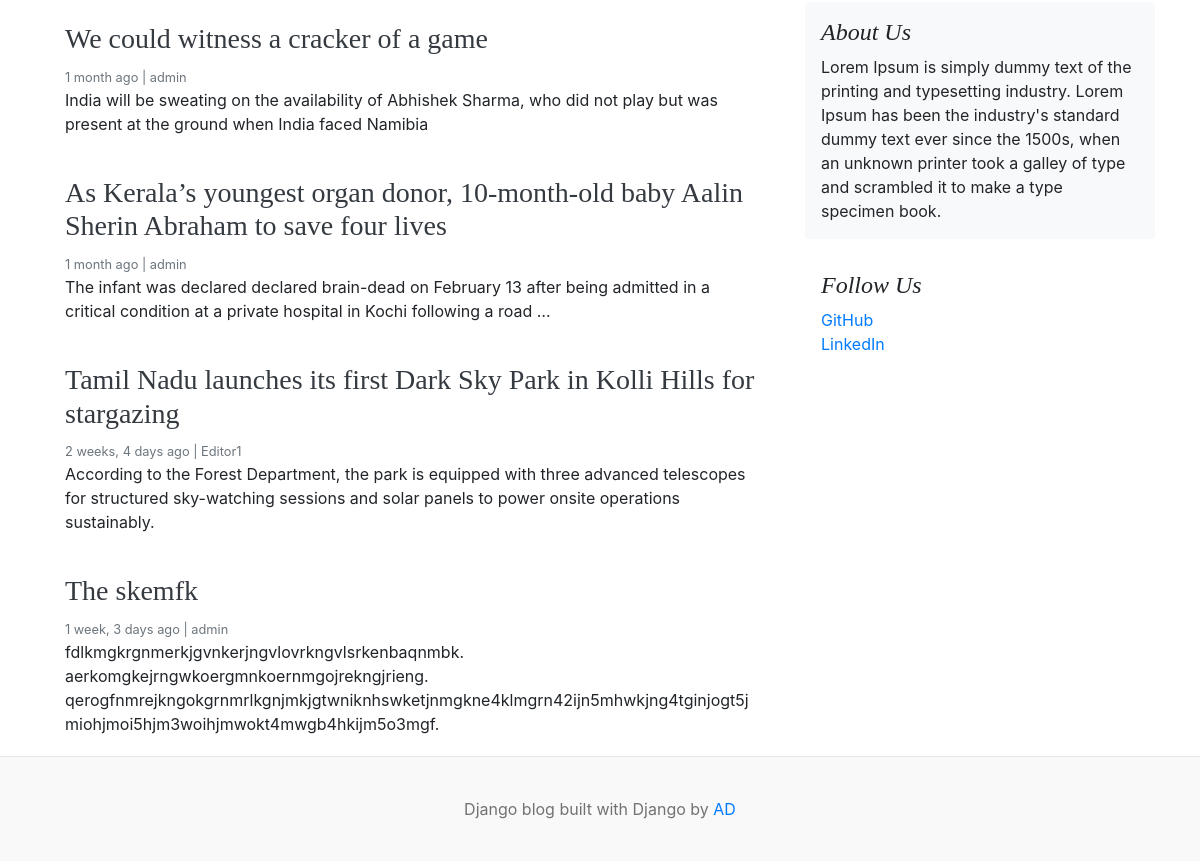
The app's page / (lower part), older data.
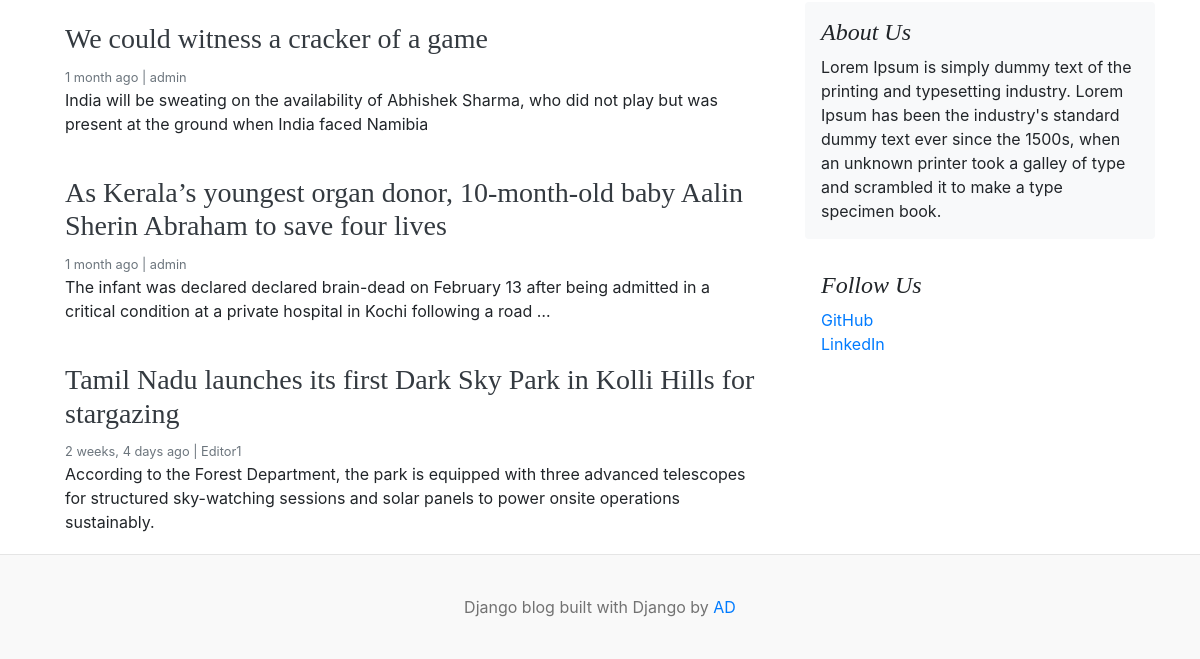
The same page, newer data.
### blogs/models.py (models this page shows, shortened)
class Blog(models.Model):
    title=models.CharField(max_length=100)
    slug=models.SlugField(max_length=150,unique=True,blank=True)
    category=models.ForeignKey(Category,on_delete=models.CASCADE)
    author=models.ForeignKey(User,on_delete=models.CASCADE)
    featured_image=models.ImageField(upload_to='uploads/%Y/%m/%d')
    short_description=models.TextField(max_length=500)
    blog_body=models.TextField(max_length=2000)
    status=models.CharField(max_length=20,choices=STATUS_CHOICES,default="Draft")
    is_featured=models.BooleanField(default=False)
    created_at=models.DateTimeField(auto_now_add=True)
    updated_at=models.DateTimeField(auto_now=True)

### assignments/models.py (models this page shows, shortened)
class SocialLink(models.Model):
    platform=models.CharField(max_length=25)
    link=models.URLField(max_length=100)
    created_at=models.DateTimeField(auto_now_add=True)
    updated_at=models.DateTimeField(auto_now=True)

### blog/views.py (the view)
# urls.py: 2. Add a URL to urlpatterns:  path('', views.home, name='home')
def home(request):
    featured_posts=Blog.objects.filter(is_featured=True,status='Published').order_by('updated_at')
    posts=Blog.objects.filter(is_featured=False,status='Published')
    try:
        about=About.objects.get()
    except:
        about=None
    context={
        'featured_posts':featured_posts,
        'posts':posts,
        'about':about
    }
    return render(request,'home.html',context)

### blogs/context_processors.py (called while the page is built)
def get_categories(request):
    categories=Category.objects.all()
    return dict(categories=categories)

def get_social_links(request):
    social_links=SocialLink.objects.all()
    return dict(social_links=social_links)

### templates/home.html (shortened to what this page needs)
{% extends 'base.html' %}
   {% block content %}
  <main role="main" class="container p-0">
    <div class="row">
      <div class="col-md-8 blog-main">
        {% for post in posts %}
       <div class="card border-0" >
        <div class="card-body">
          <h3><a href ="{% url 'blogs' post.slug %}" class="text-dark">{{post.title}}</a></h3>
          <small class="mb-1 text-muted">{{post.created_at | timesince}} ago | {{post.author}}</small>
          <p class="card-text">{{post.short_description | truncatewords:25 }}</p>
        </div>
      </div>
        {% endfor %}
      </div>
      <aside class="col-md-4 blog-sidebar">
        <div class="p-3 mb-3 bg-light rounded">
          <h4 class="font-italic">{{about.about_heading}}</h4>
          <p class="mb-0">{{about.about_description}}</p>
        </div>
        {% if social_links %}
        <div class="p-3">
          <h4 class="font-italic">Follow Us</h4>
          <ol class="list-unstyled">
            {% for i in social_links%}
            <li><a href="{{ i.link }}" target="_blank">{{ i.platform }}</a></li>
            {% endfor %}
          </ol>
        </div>
        {% endif %}
      </aside>
    </div>
  </main>
</div>
{% endblock %}

Row changes from the older to the newer data that the page shows:
removed Blog: title "The skemfk", created_at "1 week, 3 days", author "admin", short_description "fdlkmgkrgnmerkjgvnkerjngvlovrkngvlsrkenbaqnmbk. aerkomgkejrngwkoergmnkoernmgojrekngjrieng. qerogfnmrejkngokgrnmrlkgnjmkjgtwniknhswketjnmgkne4klmgrn42ijn5mhwkjng4tginjogt5jmiohjmoi5hjm3woihjmwokt4mwgb4hkijm5o3mgf."
